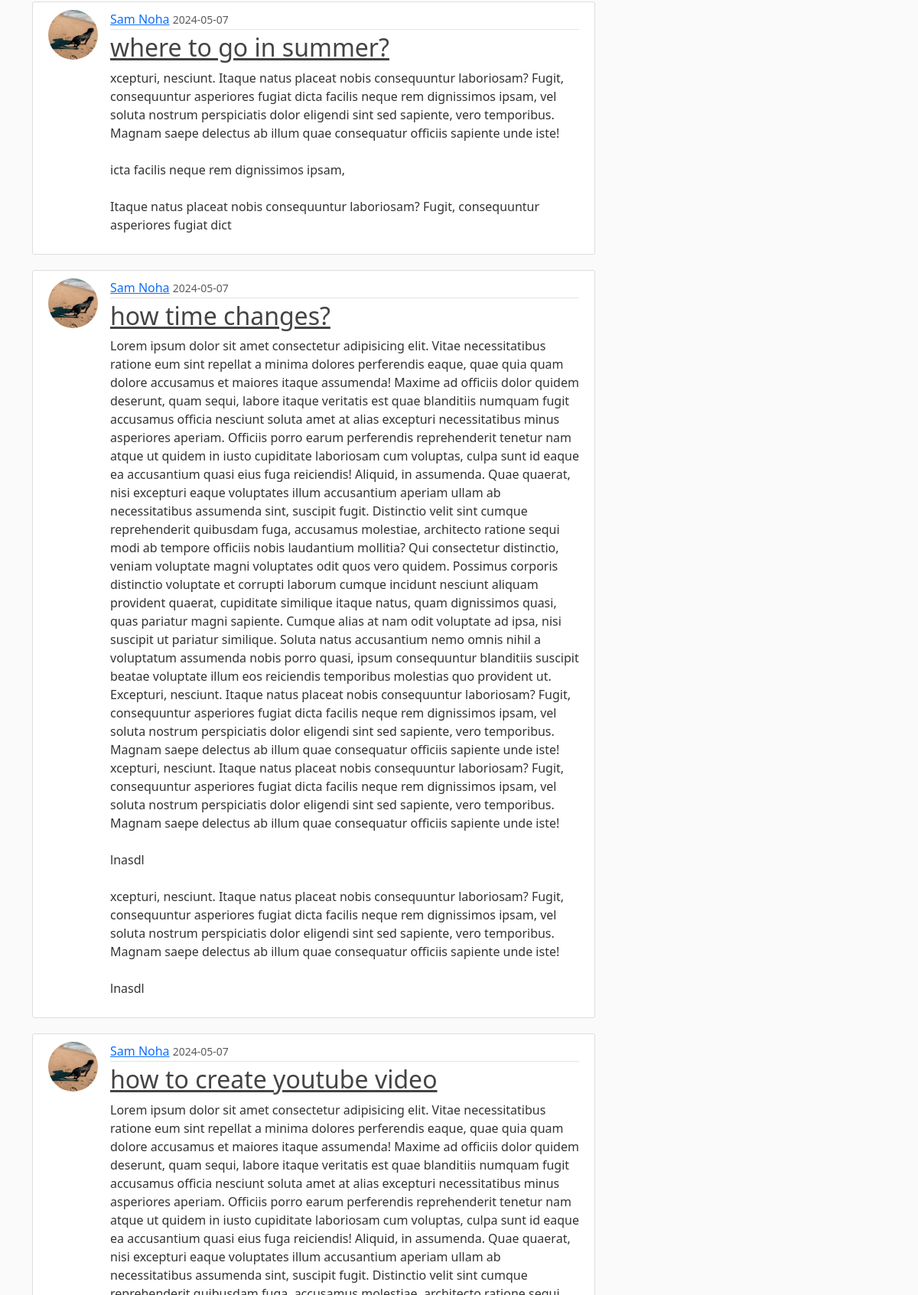
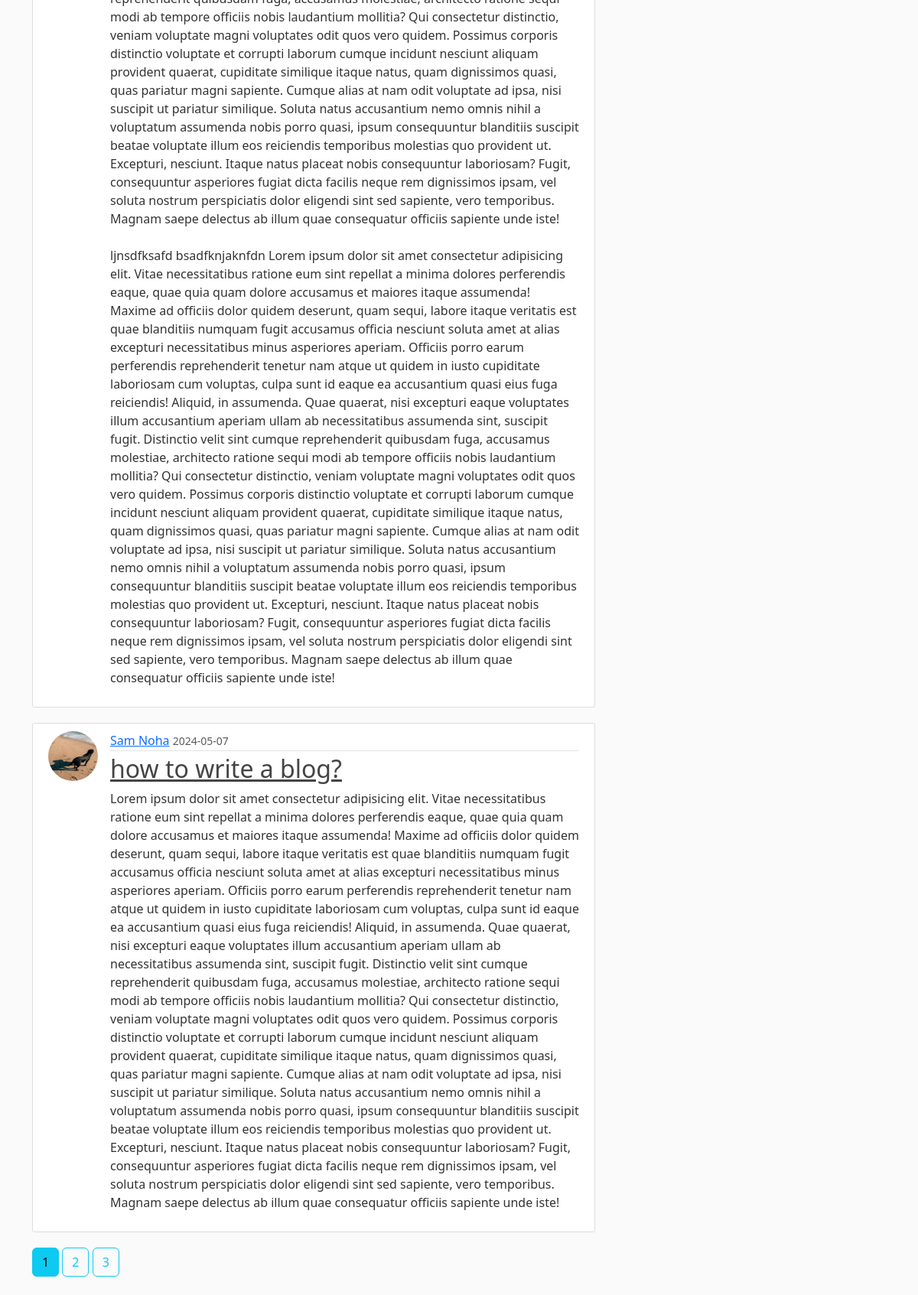
Page /user/Sam Noha (lower part) on the earlier database version (2 pictures, top to bottom).
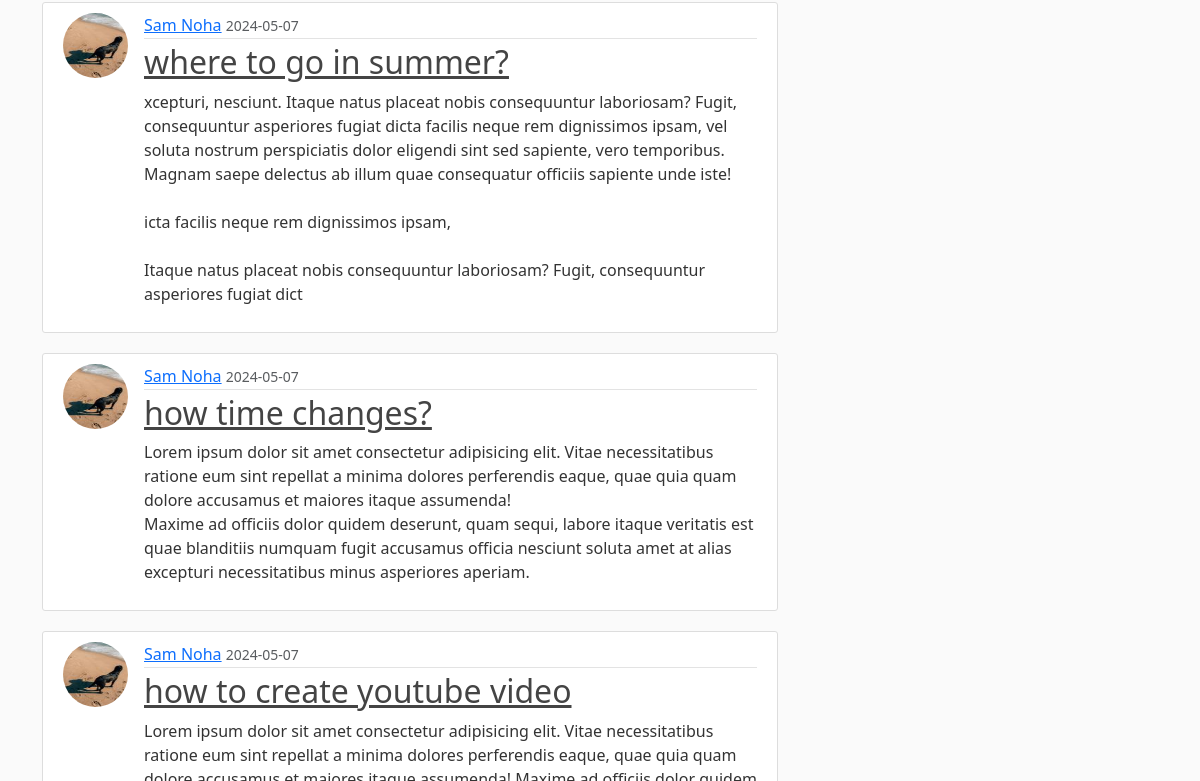
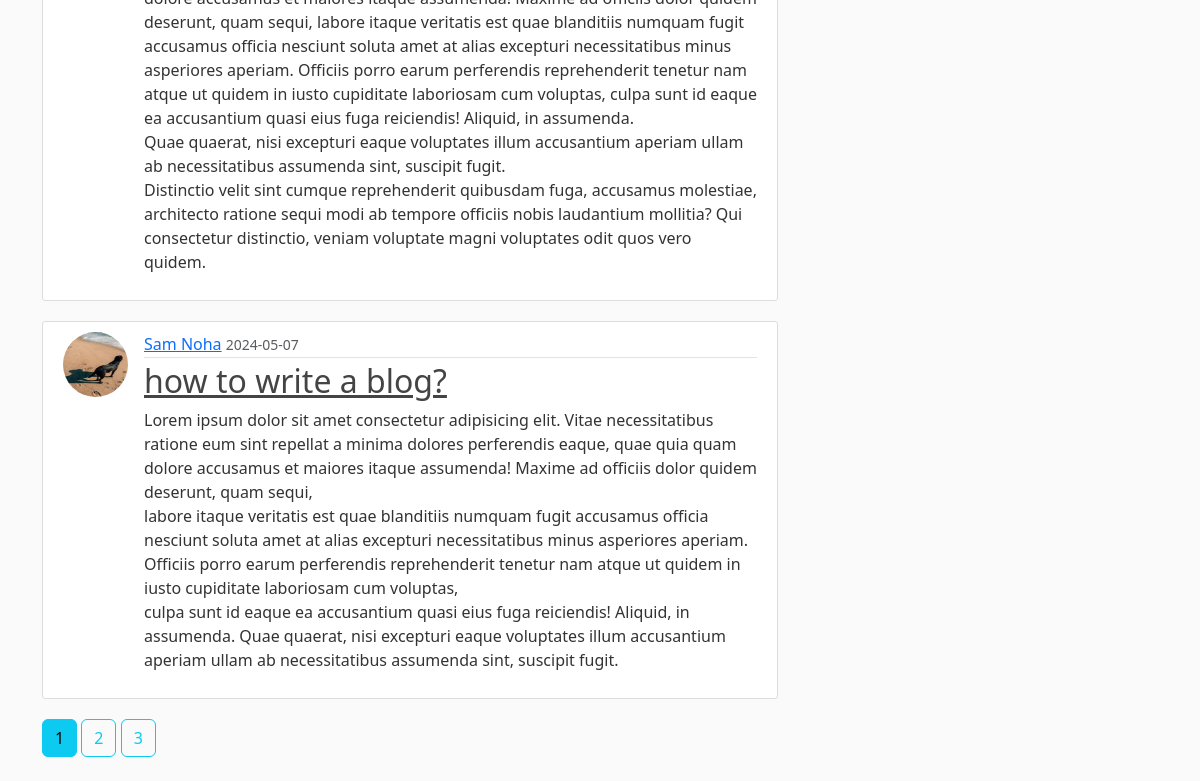
Same page on the later database version (2 pictures, top to bottom).
### flaskblog/models.py (models this page shows, shortened)
class Post(db.Model):
  id = db.Column(db.Integer, primary_key=True)
  title = db.Column(db.String(100), unique=True, nullable=False)
  date_posted = db.Column(db.DateTime, nullable=False, default=datetime.now)
  content = db.Column(db.Text, nullable=False)
  user_id = db.Column(db.Integer, db.ForeignKey('user.id'), nullable=False)

class User(db.Model, UserMixin):
  id = db.Column(db.Integer, primary_key=True)
  username = db.Column(db.String(20), unique=True, nullable=False)
  email = db.Column(db.String(120), unique=True, nullable=False)
  image_file = db.Column(db.String(20), nullable=False, default='default.jpg')
  password = db.Column(db.String(60), nullable=False)
  posts = db.relationship('Post', backref='author', lazy=True)

### flaskblog/routes.py (the view)
@app.route("/user/<string:username>")
def user_posts(username):
  page = request.args.get('page',1,type=int)
  user = User.query.filter_by(username=username).first_or_404()
  posts = Post.query.filter_by(author=user)\
    .order_by(Post.date_posted.desc())\
      .paginate(page=page,per_page=5)
  return render_template('user_post.html',posts=posts, user=user, title='User Post')

### flaskblog/templates/user_post.html (shortened to what this page needs)
{% extends "layout.html"%}
{% block content %}
{% for post in posts.items %}
    <article class="media content-section d-flex">
        <div>
            <img src="{{ url_for('static', filename='profile_pics/' + post.author.image_file) }}" alt=""
                class="rounded-circle article-img">
        </div>
        <div class="media-body w-100">
            <div class="article-metadata">
                <a class="mr-2" href="{{url_for('user_posts',username=post.author.username)}}">{{ post.author.username }}</a>
                <small class="text-muted">{{ post.date_posted.strftime('%Y-%m-%d') }}</small>
            </div>
            <h2><a class="article-title" href="{{ url_for('post',post_id=post.id)}}">{{ post.title }}</a></h2>
            <p class="article-content">{{ post.content }}</p>
        </div>
    </article>
{% endfor %}
{% for page_num in posts.iter_pages(left_edge=1,right_edge=1, right_current=1,left_current=1) %}
    {% if page_num %}
        {% if posts.page == page_num %}
            <a class="btn btn-info mb-4" href="{{ url_for('user_posts', username=user.username, page=page_num)}}">{{page_num}}</a>
        {% else %}
            <a class="btn btn-outline-info mb-4" href="{{ url_for('user_posts', username=user.username, page=page_num)}}">{{page_num}}</a>
        {% endif %}
    {% else %}
    ...
    {% endif%}
{% endfor %}
{% endblock content %}

### flaskblog/templates/layout.html (shortened to what this page needs)
<!DOCTYPE html>
<html lang="en">
<head>
    <link href="https://cdn.jsdelivr.net/npm/bootstrap@5.3.3/dist/css/bootstrap.min.css" rel="stylesheet"
>
    <link rel="stylesheet" type="text/css" href="{{ url_for('static',filename='main.css') }}">
</head>
<body>
    <main role="main" class="container">
        <div class="row">
            <div class="col-md-8">
                {% block content %}{% endblock %}
            </div>
            <div class="col-md-4">
            </div>
        </div>
    </main>
</body>
</html>

### flaskblog/static/main.css (style rules this page uses)
body { background: #fafafa; color: #333333; margin-top: 5rem; }
h1, h2, h3, h4, h5, h6 { color: #444444; }
.content-section { background: #ffffff; padding: 10px 20px; border: 1px solid #dddddd; border-radius: 3px; margin-bottom: 20px; }
.article-title { color: #444444; }
.article-content { white-space: pre-line; }
.article-img { height: 65px; width: 65px; margin-right: 16px; }
.article-metadata { padding-bottom: 1px; margin-bottom: 4px; border-bottom: 1px solid #e3e3e3 }

Differences in the rows shown:
changed Post "how time changes?": content "…necessitatibus minus asperiores aperiam. Officiis porro earum perferendis reprehenderit tenetur nam atque ut quidem in iusto cupiditate laboriosam cum voluptas, culpa sunt id eaque ea accusantium quasi eius fuga reiciendis! Aliquid, in assumenda. Quae quaerat, nisi excepturi eaque voluptates illum accusantium aperiam ullam ab necessitatibus assumenda sint, suscipit fugit. Distinctio velit sint cumque reprehenderit quibusdam fuga, accusamus molestiae, architecto ratione sequi modi ab tempore officiis nobis laudantium mollitia? Qui consectetur distinctio, veniam voluptate magni voluptates odit quos vero quidem. Possimus corporis distinctio voluptate et corrupti laborum cumque incidunt…" → "…necessitatibus minus asperiores aperiam."
changed Post "how to create youtube video": content "…odit quos vero quidem. Possimus corporis distinctio voluptate et corrupti laborum cumque incidunt nesciunt aliquam provident quaerat, cupiditate similique itaque natus, quam dignissimos quasi, quas pariatur magni sapiente. Cumque alias at nam odit voluptate ad ipsa, nisi suscipit ut pariatur similique. Soluta natus accusantium nemo omnis nihil a voluptatum assumenda nobis porro quasi, ipsum consequuntur blanditiis suscipit beatae voluptate illum eos reiciendis temporibus molestias quo provident ut. Excepturi, nesciunt. Itaque natus placeat nobis consequuntur laboriosam? Fugit, consequuntur asperiores fugiat dicta facilis neque rem dignissimos ipsam, vel soluta nostrum perspiciatis dolor…" → "…odit quos vero quidem."
changed Post "how to write a blog?": content "…assumenda sint, suscipit fugit. Distinctio velit sint cumque reprehenderit quibusdam fuga, accusamus molestiae, architecto ratione sequi modi ab tempore officiis nobis laudantium mollitia? Qui consectetur distinctio, veniam voluptate magni voluptates odit quos vero quidem. Possimus corporis distinctio voluptate et corrupti laborum cumque incidunt nesciunt aliquam provident quaerat, cupiditate similique itaque natus, quam dignissimos quasi, quas pariatur magni sapiente. Cumque alias at nam odit voluptate ad ipsa, nisi suscipit ut pariatur similique. Soluta natus accusantium nemo omnis nihil a voluptatum assumenda nobis porro quasi, ipsum consequuntur blanditiis suscipit beatae voluptate…" → "…assumenda sint, suscipit fugit."
